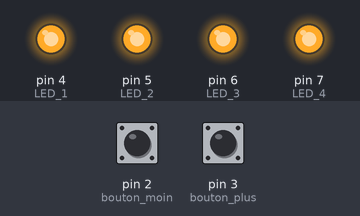
Bench run of a sketch on a simulated Arduino Uno, built with avr-gcc and run on an emulated ATmega328P. Parts: output pins drawn as LEDs (lit = HIGH). The test bench sets the inputs (shaded band); at power-on: pin 3 (bouton_plus) HIGH, pin 2 (bouton_moin) HIGH.

Above: at 1.2 s.
1.3 s: pin 3 (bouton_plus) driven LOW
At 2.1 s:
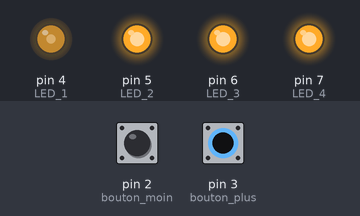
2.8 s: pin 2 (bouton_moin) driven LOW
At 4.0 s:
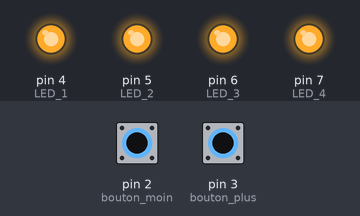
4.3 s: pin 3 (bouton_plus) pulsed HIGH 2 times (0.12 s each, 0.3 s apart)
At 6.0 s:
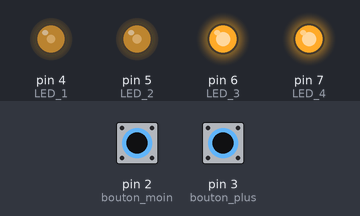
6.4 s: pin 2 (bouton_moin) pulsed HIGH 2 times (0.12 s each, 0.3 s apart)
At 8.2 s:
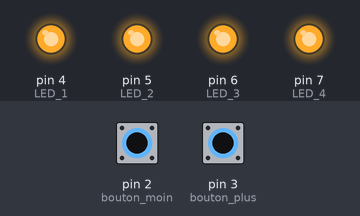
Timing chart, 0 to 9.5 s (numbered marks = the images above; inputs shaded):
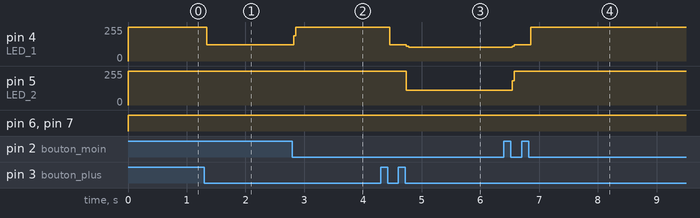

The sketch:

Bouton_Incremanter_LED_3.ino
```cpp
const int bouton_moin = 2;
const int bouton_plus = 3;
const int LED_1 = 4;
const int LED_2 = 5;
const int LED_3 = 6;
const int LED_4 = 7;

int nombre_LED = 0;
int etatbouton;
int memoire_moin = HIGH;
int memoire_plus = HIGH;


void setup()
{
  pinMode(bouton_moin, INPUT);
  pinMode(bouton_plus, INPUT);
  pinMode(LED_1, OUTPUT);
  pinMode(LED_2, OUTPUT);
  pinMode(LED_3, OUTPUT);
  pinMode(LED_4, OUTPUT);

}

void loop()
{
  etatbouton = digitalRead(bouton_plus);

  if((etatbouton != memoire_plus) && (etatbouton == LOW))
  {
    nombre_LED++;
  }

  memoire_plus = etatbouton;

  etatbouton = digitalRead(bouton_moin);

  if((etatbouton != memoire_moin) && (etatbouton == LOW))
  {
    nombre_LED--;
  }

  memoire_moin = etatbouton;

  if(nombre_LED > 4)
  {
    nombre_LED = 4;
  }
  if(nombre_LED < 0)
  {
    nombre_LED = 0;
  }

 affiche(nombre_LED);
}

void affiche(int valeur_recue)
{
    //on éteint toutes les LEDs
    digitalWrite(LED_1, HIGH);
    digitalWrite(LED_2, HIGH);
    digitalWrite(LED_3, HIGH);
    digitalWrite(LED_4, HIGH);

    //Puis on les allume une à une
    if(valeur_recue >= 1)
    {
        digitalWrite(LED_1, LOW);
    }
    if(valeur_recue >= 2)
    {
        digitalWrite(LED_2, LOW);
    }
    if(valeur_recue >= 3)
    {
        digitalWrite(LED_3, LOW);
    }
    if(valeur_recue >= 4)
    {
        digitalWrite(LED_4, LOW);
    }
}
```

Measured:
- after the input at 1.3 s, pin 4 (LED_1): 255/255 → 121/255 at once
- after the input at 2.8 s, pin 4 (LED_1): 121/255 → 255/255 at once
- after the input at 4.3 s, pin 4 (LED_1): 255/255 → 121/255 after 0.16 s, → 103/255 0.28 s later; pin 5 (LED_2): 255/255 → 110/255 after 0.44 s
- after the input at 6.4 s, pin 4 (LED_1): 103/255 → 121/255 after 0.14 s, → 255/255 0.32 s later; pin 5 (LED_2): 110/255 → 255/255 after 0.14 s
